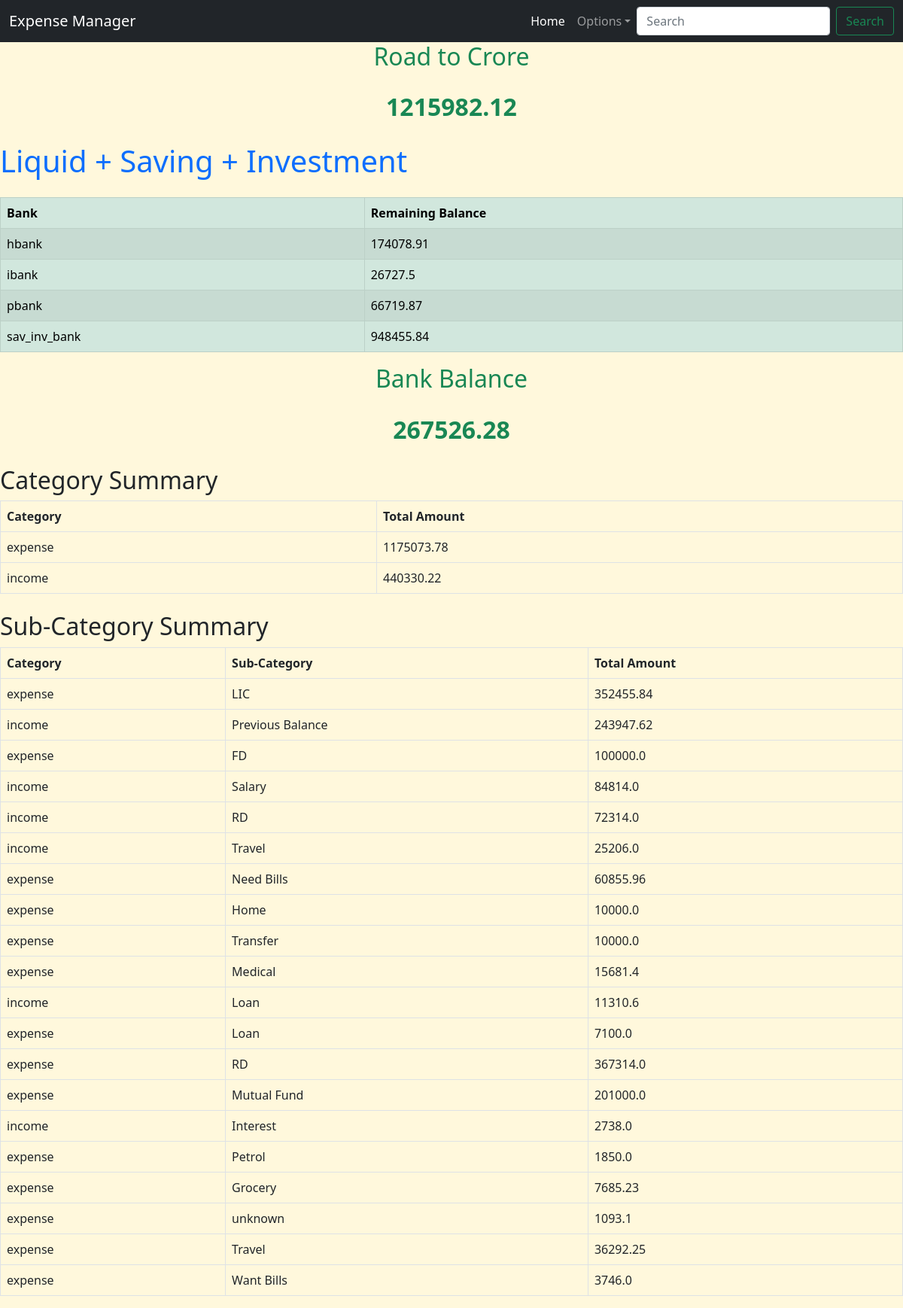
Page /summary on the committed database.
### app.py (models this page shows)
class IncomeExpenseManager(db.Model):
    id = db.Column(db.Integer, primary_key=True)
    date = db.Column(db.Date, nullable=False)
    from_bank = db.Column(db.String(10), nullable=True)
    to_bank = db.Column(db.String(10), nullable=True)
    category = db.Column(db.String(20), nullable=False)
    sub_category = db.Column(db.String(50), nullable=False)
    description = db.Column(db.String(100), nullable=False)
    amount = db.Column(db.Float, nullable=False)

### app.py (the view)
@app.route('/summary')
def category_summary():
    category_summary = db.session.query(IncomeExpenseManager.category, db.func.sum(IncomeExpenseManager.amount).label('total_amount')).group_by(IncomeExpenseManager.category).all()
    sub_category_summary = db.session.query(IncomeExpenseManager.category, IncomeExpenseManager.sub_category, db.func.sum(IncomeExpenseManager.amount).label('total_amount')).group_by(IncomeExpenseManager.category, IncomeExpenseManager.sub_category).order_by(IncomeExpenseManager.amount.label('total_amount').desc()).all()
    from_bank_summary = db.session.query(IncomeExpenseManager.from_bank, db.func.sum(IncomeExpenseManager.amount).label('balance')).filter(IncomeExpenseManager.from_bank.isnot(None)).group_by(IncomeExpenseManager.from_bank).all()
    to_bank_summary = db.session.query(IncomeExpenseManager.to_bank, db.func.sum(IncomeExpenseManager.amount).label('balance')).filter(IncomeExpenseManager.to_bank.isnot(None)).group_by(IncomeExpenseManager.to_bank).all()
    included_banks = ['hbank', 'ibank', 'pbank']  # Exclude the other two
    select_from_bank_summary = db.session.query(IncomeExpenseManager.from_bank, db.func.sum(IncomeExpenseManager.amount).label('balance')).filter(IncomeExpenseManager.from_bank.isnot(None)).filter(IncomeExpenseManager.from_bank.in_(included_banks)).group_by(IncomeExpenseManager.from_bank).all()
    select_to_bank_summary = db.session.query(IncomeExpenseManager.to_bank, db.func.sum(IncomeExpenseManager.amount).label('balance')).filter(IncomeExpenseManager.to_bank.isnot(None)).filter(IncomeExpenseManager.to_bank.in_(included_banks)).group_by(IncomeExpenseManager.to_bank).all()
    bank_balances = {}
    for bank, balance in from_bank_summary:
        bank_balances[bank] = bank_balances.get(bank, 0) - balance  # removed - above in from_bank_summary and added - here
    for bank, balance in to_bank_summary:
        bank_balances[bank] = bank_balances.get(bank, 0) + balance
    select_bank_balances = {}
    for bank, balance in select_from_bank_summary:
        select_bank_balances[bank] = select_bank_balances.get(bank, 0) - balance  # removed - above in from_bank_summary and added - here
    for bank, balance in select_to_bank_summary:
        select_bank_balances[bank] = select_bank_balances.get(bank, 0) + balance
    total_bank_balance = sum(bank_balances.values())
    select_total_bank_balance = sum(select_bank_balances.values())
    return render_template('category_summary.html', category_summary=category_summary, sub_category_summary=sub_category_summary, bank_balances=bank_balances, total_bank_balance=total_bank_balance, select_bank_balances=select_bank_balances, select_total_bank_balance=select_total_bank_balance) #saving_summary=saving_summary, invest_summary=invest_summary,

### templates/category_summary.html
{% extends 'base.html' %}
{% block content %}
<h2 class="mb-4 text-success text-center">Road to Crore</h2>
<p class="mb-4 text-success text-center fs-2"><strong>{{ total_bank_balance | round(2) }}</strong></p>
<h1 class="mb-4 text-primary">Liquid + Saving + Investment</h1>
{% if bank_balances %}
<table class="table table-success table-striped table-bordered table-hover">
    <thead>
        <tr>
            <th scope="col">Bank</th>
            <th scope="col">Remaining Balance</th>
        </tr>
    </thead>
    <tbody>
        {% for bank, balance in bank_balances.items() %}
        <tr>
            <td>{{ bank if bank else 'None' }}</td>
            <td>{{ balance | round(2) }}</td>
        </tr>
        {% endfor %}
    </tbody>
</table>
{% else %}
<p>No bank balances available.</p>
{% endif %}
<h2 class="mb-4 text-success text-center">Bank Balance</h2>
<p class="mb-4 text-success text-center fs-2"><strong>{{ select_total_bank_balance | round(2) }}</strong></p>
<h2 class="mt-4">Category Summary</h2>
{% if category_summary %}
<table class="table table-bordered table-hover">
    <thead>
        <tr>
            <th scope="col">Category</th>
            <th scope="col">Total Amount</th>
        </tr>
    </thead>
    <tbody>
        {% for category, total_amount in category_summary %}
        <tr>
            <td>{{ category }}</td>
            <td>{{ total_amount | round(2) }}</td>
        </tr>
        {% endfor %}
    </tbody>
</table>
{% else %}
<p>No category data available.</p>
{% endif %}
<h2 class="mt-4">Sub-Category Summary</h2>
{% if sub_category_summary %}
<table class="table table-bordered table-hover">
    <thead>
        <tr>
            <th scope="col">Category</th>
            <th scope="col">Sub-Category</th>
            <th scope="col">Total Amount</th>
        </tr>
    </thead>
    <tbody>
        {% for category, sub_category, total_amount in sub_category_summary %}
        <tr>
            <td>{{ category }}</td>
            <td>{{ sub_category }}</td>
            <td>{{ total_amount | round(2) }}</td>
        </tr>
        {% endfor %}
    </tbody>
</table>
{% else %}
<p>No sub-category data available.</p>
{% endif %}
{% endblock %}

### templates/base.html (shortened to what this page needs)
<!DOCTYPE html>
<html lang="en">
<head>
    <link href="https://cdn.jsdelivr.net/npm/bootstrap@5.0.2/dist/css/bootstrap.min.css" rel="stylesheet">
  </head>
<body>
    <header>
        <nav class="navbar navbar-expand-lg navbar-dark bg-dark">
            <div class="container-fluid">
              <a class="navbar-brand" href="{{url_for('index')}}">Expense Manager</a>
              <div class="collapse navbar-collapse" id="navbarSupportedContent">
                <ul class="navbar-nav ms-auto mb-2 mb-lg-0">
                  <li class="nav-item">
                    <a class="nav-link active" aria-current="page" href="{{url_for('index')}}">Home</a>
                  </li>
                  <li class="nav-item dropdown">
                    <a class="nav-link dropdown-toggle" href="#" role="button" data-bs-toggle="dropdown" aria-expanded="false">Options</a>
                  </li>
                </ul>
                <form class="d-flex" role="search">
                  <input class="form-control me-2" type="search" placeholder="Search" aria-label="Search">
                  <button class="btn btn-outline-success" type="submit">Search</button>
                </form>
              </div>
            </div>
          </nav>
    </header>
    <main>
        {% block content %}{% endblock %}
    </main>
</body>
</html>

### templates/base.html (style rules this page uses)
body { background-color: cornsilk; }

### rows in the picture
IncomeExpenseManager: category "expense", sub_category "LIC", amount "352455.84"
IncomeExpenseManager: category "expense", sub_category "FD", amount "100000.0"
IncomeExpenseManager: category "income", sub_category "Salary", amount "84814.0"
IncomeExpenseManager: category "income", sub_category "RD", amount "72314.0"
IncomeExpenseManager: category "income", sub_category "Travel", amount "25206.0"
IncomeExpenseManager: category "expense", sub_category "Home", amount "10000.0"
IncomeExpenseManager: category "expense", sub_category "Transfer", amount "10000.0"

### other values in the picture
{{ total_bank_balance | round(2) }} "1215982.12"
{{ bank if bank else 'None' }} "hbank" "ibank" "pbank" "sav_inv_bank"
{{ balance | round(2) }} "174078.91" "26727.5" "66719.87" "948455.84"
{{ select_total_bank_balance | round(2) }} "267526.28"
{{ category }} "expense" "income"
{{ total_amount | round(2) }} "1175073.78" "440330.22"
{{ category }} "income" "expense" "expense" "income" "expense" "expense" "expense" "income" "expense" "expense" "expense" "expense" "expense"
{{ sub_category }} "Previous Balance" "Need Bills" "Medical" "Loan" "Loan" "RD" "Mutual Fund" "Interest" "Petrol" "Grocery" "unknown" "Travel" "Want Bills"
{{ total_amount | round(2) }} "243947.62" "60855.96" "15681.4" "11310.6" "7100.0" "367314.0" "201000.0" "2738.0" "1850.0" "7685.23" "1093.1" "36292.25" "3746.0"
